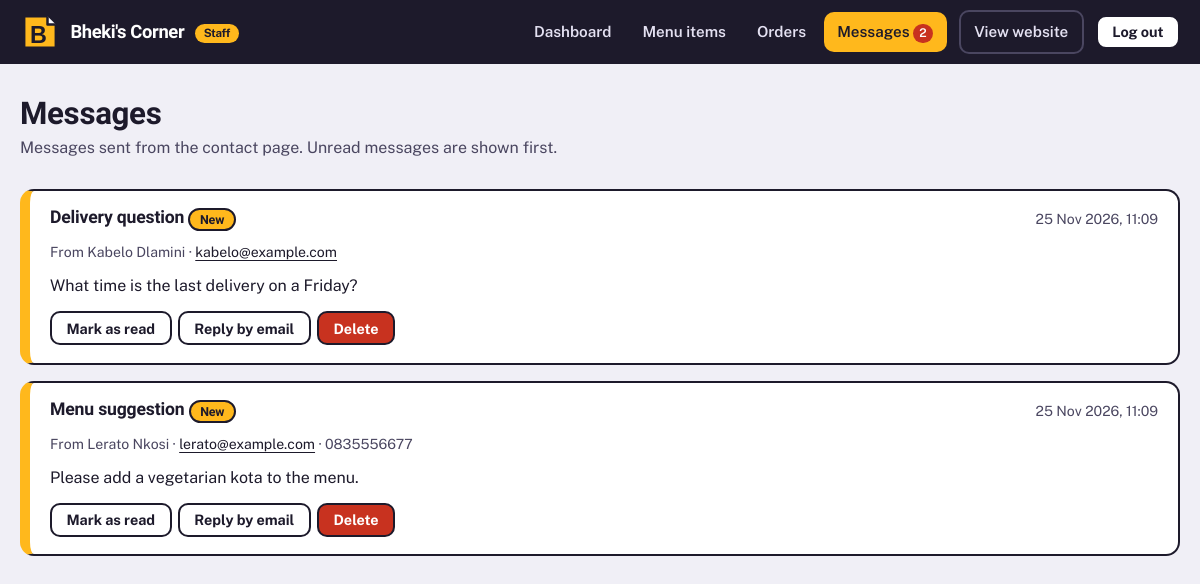
Page /admin/messages.php on the committed database.
### tables this page shows
CREATE TABLE tbl_contact_us (
  contact_id INT NOT NULL AUTO_INCREMENT,
  full_name VARCHAR(100) NOT NULL,
  email VARCHAR(150) NOT NULL,
  phone VARCHAR(20) DEFAULT NULL,
  subject VARCHAR(100) NOT NULL,
  message TEXT NOT NULL,
  sent_at DATETIME NOT NULL,
  is_read TINYINT(1) NOT NULL DEFAULT 0,
  PRIMARY KEY (contact_id)
);

### includes/config.php (called while the page is built, shortened)
<?php
function e($text) {
    return htmlspecialchars((string)$text, ENT_QUOTES, 'UTF-8');
}
function db_query($conn, $sql, $types = '', $params = array()) {
    $stmt = $conn->prepare($sql);
    if (!$stmt->execute()) {
        $stmt->close();
        return false;
    }
    return $stmt;
}
function db_all($conn, $sql, $types = '', $params = array()) {
    $rows = array();
    $stmt = db_query($conn, $sql, $types, $params);
    $result = $stmt->get_result();
    while ($row = $result->fetch_assoc()) {
        $rows[] = $row;
    }
    return $rows;
}
?>

### admin/messages.php (the view, shortened to what this page needs)
<?php
require_once '../includes/config.php';
$messages = db_all($conn, 'SELECT * FROM tbl_contact_us ORDER BY is_read ASC, sent_at DESC, contact_id DESC');
include '../includes/admin-header.php';
?>
<main id="main" class="admin-main">
  <h1>Messages</h1>
  <p class="sub">Messages sent from the contact page. Unread messages are shown first.</p>
  <?php foreach ($messages as $m) { ?>
  <article class="msg-card<?php echo $m['is_read'] ? '' : ' unread'; ?>">
    <header>
      <div>
        <h3><?php echo e($m['subject']); ?><?php echo $m['is_read'] ? '' : ' <span class="pill">New</span>'; ?></h3>
        <span class="meta">From <?php echo e($m['full_name']); ?> &middot; <a href="mailto:<?php echo e($m['email']); ?>"><?php echo e($m['email']); ?></a><?php echo $m['phone'] ? ' &middot; ' . e($m['phone']) : ''; ?></span>
      </div>
      <span class="meta"><?php echo e(date('d M Y, H:i', strtotime($m['sent_at']))); ?></span>
    </header>
    <p><?php echo e($m['message']); ?></p>
    <div class="actions">
      <form action="../phpscripts/admin-messages.php" method="post">
        <button type="submit" class="btn btn-small btn-ghost"><?php echo $m['is_read'] ? 'Mark as unread' : 'Mark as read'; ?></button>
      </form>
      <a class="btn btn-small btn-ghost" href="mailto:<?php echo e($m['email']); ?>?subject=<?php echo rawurlencode('Re: ' . $m['subject']); ?>">Reply by email</a>
      <form action="../phpscripts/admin-messages.php" method="post" data-confirm="Delete this message?">
        <button type="submit" class="btn btn-small btn-danger">Delete</button>
      </form>
    </div>
  </article>
  <?php } ?>
</main>
<?php include '../includes/admin-footer.php'; ?>

### stylesheets/style.css (style rules this page uses)
:root { --ink: #1d1a2b; --ink-soft: #4a4660; --marigold: #ffb81c; --marigold-deep: #e59f00; --chilli: #c8321f; --leaf: #167a4e; --paper: #fbfbfd; --mist: #f0eff6; --line: #d9d6e6; --white: #ffffff; --font-head: "Bricolage Grotesque", "Trebuchet MS", "Segoe UI", sans-serif; --font-body: "Public Sans", "Segoe UI", Arial, sans-serif; --fs-sm: 0.875rem; --fs-base: 1rem; --fs-md: 1.25rem; --fs-lg: 1.563rem; --fs-xl: 1.953rem; --fs-2xl: clamp(2rem, 4vw, 2.75rem); --fs-hero: clamp(2.5rem, 6.4vw, 4.75rem); --radius: 14px; --radius-sm: 10px; --shadow-hard: 3px 3px 0 var(--ink); --shadow-soft: 0 8px 24px rgba(29, 26, 43, 0.1); --wrap: 1180px; }
*, *::before, *::after { box-sizing: border-box; }
html { scroll-behavior: smooth; }
body { margin: 0; font-family: var(--font-body); font-size: var(--fs-base); line-height: 1.6; color: var(--ink); background: var(--paper); }
h1, h2, h3, h4 { font-family: var(--font-head); line-height: 1.12; margin: 0 0 0.6em; letter-spacing: -0.01em; }
h1 { font-size: var(--fs-hero); font-weight: 800; }
h3 { font-size: var(--fs-md); font-weight: 600; }
p { margin: 0 0 1em; max-width: 68ch; }
a { color: var(--ink); text-underline-offset: 3px; }
.btn { display: inline-flex; align-items: center; justify-content: center; gap: 0.5rem; font: 700 1rem var(--font-body); text-decoration: none; cursor: pointer; background: var(--marigold); color: var(--ink); border: 2px solid var(--ink); border-radius: var(--radius-sm); padding: 0.75rem 1.4rem; box-shadow: var(--shadow-hard); transition: transform 0.12s, box-shadow 0.12s, background 0.15s; }
.btn-ghost { background: var(--white); box-shadow: none; }
.btn-danger { background: var(--chilli); color: var(--white); }
.btn-small { padding: 0.4rem 0.9rem; font-size: 0.9rem; box-shadow: none; }
.pill { display: inline-block; font-size: 0.78rem; font-weight: 700; padding: 0.15rem 0.6rem; border-radius: 999px; border: 2px solid var(--ink); background: var(--marigold); margin-bottom: 0.5rem; align-self: flex-start; }

### stylesheets/admin.css (style rules this page uses)
body.admin { background: var(--mist); }
.admin-main { max-width: 1280px; margin: 0 auto; padding: 2rem 1.25rem 4rem; }
.admin-main h1 { font-size: var(--fs-xl); margin-bottom: 0.3rem; }
.admin-main .sub { color: var(--ink-soft); margin-bottom: 1.75rem; }
.actions { display: flex; flex-wrap: wrap; gap: 0.4rem; align-items: center; }
.actions form { margin: 0; }
.msg-card { border: 2px solid var(--ink); border-radius: var(--radius); padding: 1.1rem 1.25rem; margin-bottom: 1rem; background: var(--white); }
.msg-card.unread { border-left: 10px solid var(--marigold); }
.msg-card header { display: flex; flex-wrap: wrap; justify-content: space-between; gap: 0.5rem; margin-bottom: 0.5rem; }
.msg-card h3 { margin: 0; font-size: 1.1rem; }
.msg-card .meta { font-size: 0.88rem; color: var(--ink-soft); }
.msg-card p { margin: 0 0 0.8rem; white-space: pre-wrap; }

### rows in the picture
tbl_contact_us: subject "Delivery question", is_read "New", full_name "Kabelo Dlamini", email "kabelo@example.com", sent_at "25 Nov 2026, 11:09", message "What time is the last delivery on a Friday?"
tbl_contact_us: subject "Menu suggestion", is_read "New", full_name "Lerato Nkosi", email "lerato@example.com", phone "0835556677", sent_at "25 Nov 2026, 11:09", message "Please add a vegetarian kota to the menu."

### other values in the picture
$unreadCount "2"
